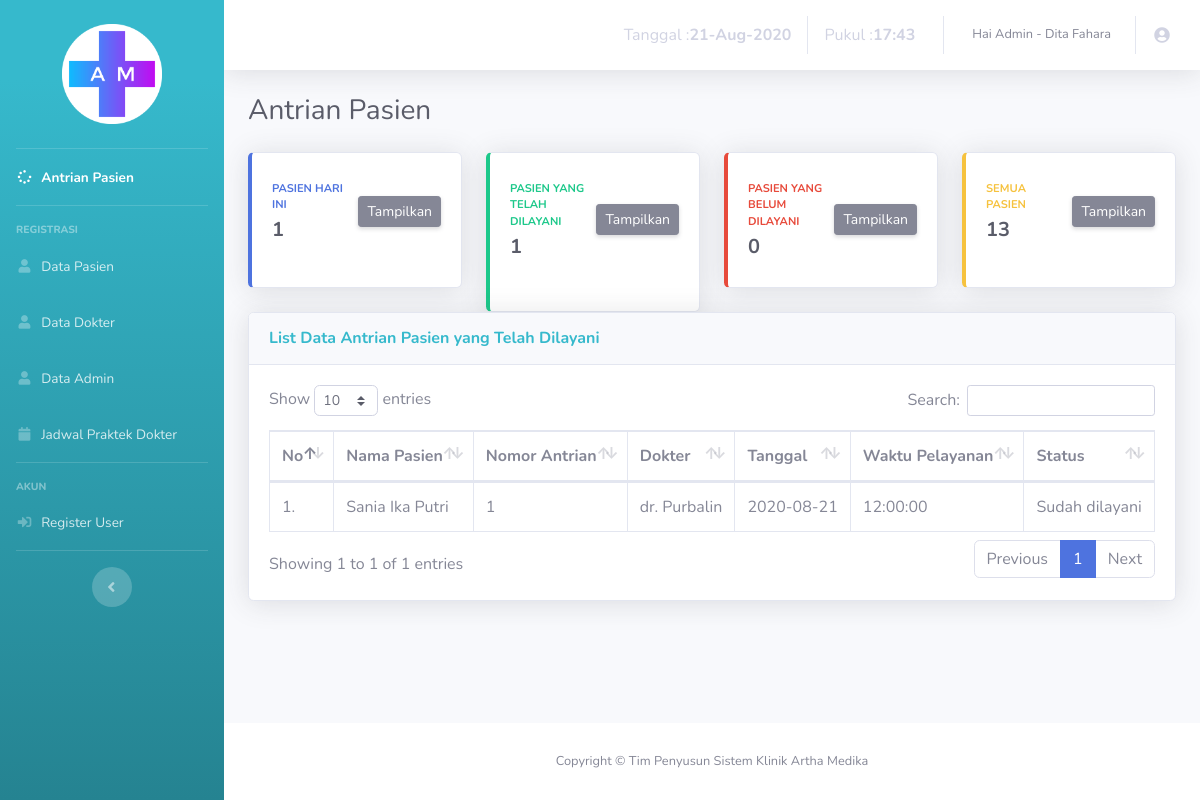
The page /admin/antrian-done.php (signed in) on the database its author committed.
### tables this page shows
CREATE TABLE IF NOT EXISTS `antrian` (
`id_antrian` int(5) NOT NULL,
  `id_pasien` int(5) NOT NULL,
  `id_dokter` int(1) NOT NULL,
  `nomor` int(2) NOT NULL,
  `tgl` date NOT NULL,
  `pukul` time NOT NULL,
  `status` varchar(15) NOT NULL
);

CREATE TABLE IF NOT EXISTS `pasien` (
`id_pasien` int(5) NOT NULL,
  `nama` varchar(30) NOT NULL,
  `tgl_lahir` date NOT NULL,
  `jk` varchar(10) NOT NULL,
  `alamat` varchar(50) NOT NULL,
  `pekerjaan` varchar(20) NOT NULL,
  `tlp` varchar(14) NOT NULL
);

CREATE TABLE IF NOT EXISTS `dokter` (
`id_dokter` int(1) NOT NULL,
  `nama` varchar(30) NOT NULL,
  `tgl_lahir` date NOT NULL,
  `jk` varchar(10) NOT NULL,
  `alamat` varchar(50) NOT NULL,
  `tlp` varchar(14) NOT NULL,
  `spesialis` varchar(17) NOT NULL
);

### admin/antrian-done.php (the view, shortened to what this page needs)
<!DOCTYPE html>
<html lang="en">
<head>
  <link href="vendor/fontawesome-free/css/all.min.css" rel="stylesheet" type="text/css">
  <link href="css/sb-admin-2.min.css" rel="stylesheet">
  <link href="vendor/datatables/dataTables.bootstrap4.min.css" rel="stylesheet">
</head>
<body id="page-top">
  <div id="wrapper">
    <ul class="navbar-nav bg-gradient-info sidebar sidebar-dark accordion" id="accordionSidebar">
      <br>
      <div class="logo">
        <a href="#" class="simple-text logo-normal">
          <img class="center" src="../image/logo.png"/>
        </a>
      </div>
      <br>
      <hr class="sidebar-divider my-0">
      <li class="nav-item active">
        <a class="nav-link" href="index.php">
          <i class="fas fa-fw fa-spinner"></i>
          <span>Antrian Pasien</span></a>
        </li>
        <hr class="sidebar-divider">
        <div class="sidebar-heading">
          Registrasi
        </div>
        <li class="nav-item">
          <a class="nav-link" href="datapasien.php">
            <i class="fas fa-fw fa-user"></i>
            <span>Data Pasien</span></a>
          </li>
          <li class="nav-item">
            <a class="nav-link" href="datadokter.php">
              <i class="fas fa-fw fa-user"></i>
              <span>Data Dokter</span></a>
            </li>
            <li class="nav-item">
              <a class="nav-link" href="dataadmin.php">
                <i class="fas fa-fw fa-user"></i>
                <span>Data Admin</span></a>
              </li>
              <li class="nav-item">
                <a class="nav-link" href="jadwal.php">
                  <i class="fas fa-fw fa-calendar"></i>
                  <span>Jadwal Praktek Dokter</span></a>
                </li>
                <hr class="sidebar-divider">
                <div class="sidebar-heading">
                  Akun
                </div>
                <li class="nav-item">
                  <a class="nav-link" href="datauser.php">
                    <i class="fas fa-fw fa-sign-in-alt"></i>
                    <span>Register User</span></a>
                  </li>
                  <hr class="sidebar-divider d-none d-md-block">
                  <div class="text-center d-none d-md-inline">
                    <button class="rounded-circle border-0" id="sidebarToggle"></button>
                  </div>
                </ul>
                <div id="content-wrapper" class="d-flex flex-column">
                  <div id="content">
                    <nav class="navbar navbar-expand navbar-light bg-white topbar mb-4 static-top shadow">
                      <ul class="navbar-nav ml-auto">
                        <li class="nav-item">
                          <a class="nav-link" href="#">
                           <?php
                           $tanggal= mktime(date("m"),date("d"),date("Y"));
                           echo "Tanggal : <b>".date("d-M-Y", $tanggal)."</b> ";
                           $jam=date("H:i");
                           echo "Pukul : <b>". $jam." "."</b>";
                           ?>
                         </a>
                       </li>
                       <li class="nav-item dropdown no-arrow">
                        <a class="nav-link dropdown-toggle" href="#" id="userDropdown" role="button" data-toggle="dropdown" aria-haspopup="true" aria-expanded="false">
                          <span class="mr-2 d-none d-lg-inline text-gray-600 small">Hai Admin -
                           <?php
                           if(isset($_SESSION['nama_lengkap']))
                           {
                            echo " " .$_SESSION["nama_lengkap"].'<br/>';
                          }
                          ?></span>
                          <i class="fas fa-fw fa-user-circle"></i>
                        </a>
                      </li>
                    </ul>
                  </nav>
                  <div class="container-fluid">
                    <div class="d-sm-flex align-items-center justify-content-between mb-4">
                      <h1 class="h3 mb-0 text-gray-800">Antrian Pasien</h1>
                    </div>
                    <div class="row">
                      <div class="col-xl-3 col-md-6 mb-4">
                        <div class="card border-left-primary shadow h-100 py-2">
                          <div class="card-body">
                            <div class="row no-gutters align-items-center">
                              <div class="col mr-2">
                                <div class="text-xs font-weight-bold text-primary text-uppercase mb-1">Pasien hari ini</div>
                                <div class="h5 mb-0 font-weight-bold text-gray-800"> <?php
                                include '../process/conSQL.php';
                                $tgl    =date("Y-m-d");
                                $query = "SELECT COUNT(*) AS tgl FROM antrian WHERE tgl='$tgl'";
                                $result = mysqli_query($con, $query);
                                $data = mysqli_fetch_assoc($result);
                                echo $data['tgl'];
                                ?></div>
                              </div>
                              <div class="col-auto">
                                <a href="antrian-today.php" class="d-none d-sm-inline-block btn btn-sm btn-secondary shadow-sm"> Tampilkan</a>
                              </div>
                            </div>
                          </div>
                        </div>
                      </div>
                      <div class="col-xl-3 col-md-6 mb-6">
                        <div class="card border-left-success shadow h-100 py-2">
                          <div class="card-body">
                            <div class="row no-gutters align-items-center">
                              <div class="col mr-2">
                                <div class="text-xs font-weight-bold text-success text-uppercase mb-1">Pasien yang telah dilayani</div>
                                <div class="h5 mb-0 font-weight-bold text-gray-800">
                                  <?php
                                  include '../process/conSQL.php';
                                  $query = "SELECT COUNT(*) AS data FROM antrian WHERE tgl = CURDATE() AND status='Sudah dilayani'";
                                  $result = mysqli_query($con, $query);
                                  $data = mysqli_fetch_assoc($result);
                                  echo $data['data'];
                                  ?>
                                </div>
                              </div>
                              <div class="col-auto">
                                <a href="antrian-done.php" class="d-none d-sm-inline-block btn btn-sm btn-secondary shadow-sm"> Tampilkan</a>
                              </div>
                            </div>
                          </div>
                        </div>
                      </div>
                      <div class="col-xl-3 col-md-6 mb-4">
                        <div class="card border-left-danger shadow h-100 py-2">
                          <div class="card-body">
                            <div class="row no-gutters align-items-center">
                              <div class="col mr-2">
                                <div class="text-xs font-weight-bold text-danger text-uppercase mb-1">Pasien yang belum dilayani</div>
                                <div class="h5 mb-0 font-weight-bold text-gray-800">
                                  <?php
                                  include '../process/conSQL.php';
                                  $query = "SELECT COUNT(*) AS data FROM antrian WHERE tgl = CURDATE() AND status='Belum dilayani'";
                                  $result = mysqli_query($con, $query);
                                  $data = mysqli_fetch_assoc($result);
                                  echo $data['data'];
                                  ?>
                                </div>
                              </div>
                              <div class="col-auto">
                                <a href="antrian-no.php" class="d-none d-sm-inline-block btn btn-sm btn-secondary shadow-sm"> Tampilkan</a>
                              </div>
                            </div>
                          </div>
                        </div>
                      </div>
                      <div class="col-xl-3 col-md-6 mb-4">
                        <div class="card border-left-warning shadow h-100 py-2">
                          <div class="card-body">
                            <div class="row no-gutters align-items-center">
                              <div class="col mr-2">
                                <div class="text-xs font-weight-bold text-warning text-uppercase mb-1">Semua Pasien</div>
                                <div class="h5 mb-0 font-weight-bold text-gray-800"><?php
                                include '../process/conSQL.php';
                                $query = "SELECT COUNT(*) AS id_antrian FROM antrian";
                                $result = mysqli_query($con, $query);
                                $data = mysqli_fetch_assoc($result);
                                echo $data['id_antrian'];
                                ?></div>
                              </div>
                              <div class="col-auto">
                                <a href="antrian-all.php" class="d-none d-sm-inline-block btn btn-sm btn-secondary shadow-sm"> Tampilkan</a>
                              </div>
                            </div>
                          </div>
                        </div>
                      </div>
                    </div>
                    <div class="card shadow mb-4">
                      <div class="card-header py-3">
                        <h6 class="m-0 font-weight-bold text-info">List Data Antrian Pasien yang Telah Dilayani</h6>
                      </div>
                      <div class="card-body">
                        <div class="table-responsive">
                          <table class="table table-bordered" id="dataTable" width="100%" cellspacing="0">
                            <thead>
                              <tr>
                                <th>No</th>
                                <th>Nama Pasien</th>
                                <th>Nomor Antrian</th>
                                <th>Dokter</th>
                                <th>Tanggal</th>
                                <th>Waktu Pelayanan</th>
                                <th>Status</th>
                              </tr>
                            </thead>
                            <tbody>
                              <?php
                              include '../process/conSQL.php';
                              $no = 1;
                              $tgl =date("Y-m-d");
                              $query = "SELECT * FROM antrian WHERE tgl='$tgl' AND status ='Sudah dilayani'";
                              $res = mysqli_query($con, $query);
                              if(mysqli_num_rows($res) == 0){
                                echo '<tr><td colspan="10">Tidak ada data!</td></tr>';
                              }else{
                               while($data = mysqli_fetch_assoc($res)){
                                echo "<tr>";
                                echo "<td>".$no++.".</td>";
                                $nama_pasien = $data['id_pasien'];
                                $nm = "SELECT nama FROM pasien WHERE id_pasien = $nama_pasien  ";
                                $result = mysqli_query($con, $nm);
                                $dataNm = mysqli_fetch_assoc($result);
                                echo "<td>".$dataNm['nama']."</td>";
                                echo "<td>".$data['nomor']."</td>";
                                $nama_dokter = $data['id_dokter'];
                                $dok = "SELECT nama FROM dokter WHERE id_dokter = $nama_dokter";
                                $result = mysqli_query($con, $dok);
                                $dataD = mysqli_fetch_assoc($result);
                                echo "<td>".$dataD['nama']."</td>";
                                echo "<td>".$data['tgl']."</td>";
                                echo "<td>".$data['pukul']."</td>";
                                echo "<td>".$data['status']."</td>";
                                echo '</tr>';
                              }
                            }
                            ?>
                          </tbody>
                        </table>
                      </div>
                    </div>
                  </div>
                </div>
              </div>
              <footer class="sticky-footer bg-white">
                <div class="container my-auto ">
                  <div class="copyright text-center my-auto ">
                    <span>Copyright &copy; Tim Penyusun Sistem Klinik Artha Medika</span>
                  </div>
                </div>
              </footer>
            </div>
          </div>
        </body>
        </html>

### admin/antrian-done.php (style rules this page uses)
.center { margin-left:auto;margin-right:auto;display:block;width:100px }

### rows shown on the page
antrian: id_pasien.nama "Sania Ika Putri", nomor "1", id_dokter.nama "dr. Purbalin", tgl "2020-08-21", pukul "12:00:00", status "Sudah dilayani"

### other values the page prints
$_SESSION["nama_lengkap"] "Dita Fahara"
$data['tgl'] "1"
$data['data'] "1"
$data['data'] "0"
$data['id_antrian'] "13"
